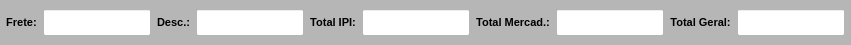
     <widget class="QWidget" name="widget_Cor4" native="true">
      <property name="minimumSize">
       <size>
        <width>0</width>
        <height>0</height>
       </size>
      </property>
      <property name="maximumSize">
       <size>
        <width>16777215</width>
        <height>45</height>
       </size>
      </property>
      <property name="styleSheet">
       <string notr="true">background-color: rgb(182, 182, 182);</string>
      </property>
      <layout class="QHBoxLayout" name="horizontalLayout_6">
       <property name="leftMargin">
        <number>0</number>
       </property>
       <property name="topMargin">
        <number>0</number>
       </property>
       <property name="rightMargin">
        <number>0</number>
       </property>
       <property name="bottomMargin">
        <number>0</number>
       </property>
       <item>
        <widget class="QWidget" name="widget_25" native="true">
         <layout class="QHBoxLayout" name="horizontalLayout_19">
          <property name="leftMargin">
           <number>6</number>
          </property>
          <property name="topMargin">
           <number>9</number>
          </property>
          <property name="rightMargin">
           <number>6</number>
          </property>
          <property name="bottomMargin">
           <number>9</number>
          </property>
          <item>
           <widget class="QLabel" name="label_43">
            <property name="minimumSize">
             <size>
              <width>0</width>
              <height>0</height>
             </size>
            </property>
            <property name="maximumSize">
             <size>
              <width>50</width>
              <height>16777215</height>
             </size>
            </property>
            <property name="font">
             <font>
              <pointsize>8</pointsize>
              <weight>75</weight>
              <bold>true</bold>
             </font>
            </property>
            <property name="text">
             <string>Frete:</string>
            </property>
            <property name="alignment">
             <set>Qt::AlignCenter</set>
            </property>
           </widget>
          </item>
          <item>
           <widget class="QLineEdit" name="line_Frete">
            <property name="sizePolicy">
             <sizepolicy hsizetype="Preferred" vsizetype="Preferred">
              <horstretch>0</horstretch>
              <verstretch>0</verstretch>
             </sizepolicy>
            </property>
            <property name="minimumSize">
             <size>
              <width>0</width>
              <height>0</height>
             </size>
            </property>
            <property name="maximumSize">
             <size>
              <width>16777215</width>
              <height>16777215</height>
             </size>
            </property>
            <property name="font">
             <font>
              <pointsize>8</pointsize>
              <weight>50</weight>
              <bold>false</bold>
             </font>
            </property>
            <property name="styleSheet">
             <string notr="true">background-color: rgb(255, 255, 255);</string>
            </property>
            <property name="alignment">
             <set>Qt::AlignCenter</set>
            </property>
           </widget>
          </item>
          <item>
           <widget class="QLabel" name="label_45">
            <property name="minimumSize">
             <size>
              <width>0</width>
              <height>0</height>
             </size>
            </property>
            <property name="maximumSize">
             <size>
              <width>45</width>
              <height>16777215</height>
             </size>
            </property>
            <property name="font">
             <font>
              <pointsize>8</pointsize>
              <weight>75</weight>
              <bold>true</bold>
             </font>
            </property>
            <property name="text">
             <string>Desc.:</string>
            </property>
            <property name="alignment">
             <set>Qt::AlignCenter</set>
            </property>
           </widget>
          </item>
          <item>
           <widget class="QLineEdit" name="line_Desconto">
            <property name="sizePolicy">
             <sizepolicy hsizetype="Preferred" vsizetype="Preferred">
              <horstretch>0</horstretch>
              <verstretch>0</verstretch>
             </sizepolicy>
            </property>
            <property name="minimumSize">
             <size>
              <width>0</width>
              <height>0</height>
             </size>
            </property>
            <property name="maximumSize">
             <size>
              <width>16777215</width>
              <height>16777215</height>
             </size>
            </property>
            <property name="font">
             <font>
              <pointsize>8</pointsize>
              <weight>50</weight>
              <bold>false</bold>
             </font>
            </property>
            <property name="styleSheet">
             <string notr="true">background-color: rgb(255, 255, 255);</string>
            </property>
            <property name="alignment">
             <set>Qt::AlignCenter</set>
            </property>
           </widget>
          </item>
          <item>
           <widget class="QLabel" name="label_46">
            <property name="minimumSize">
             <size>
              <width>0</width>
              <height>0</height>
             </size>
            </property>
            <property name="maximumSize">
             <size>
              <width>65</width>
              <height>16777215</height>
             </size>
            </property>
            <property name="font">
             <font>
              <pointsize>8</pointsize>
              <weight>75</weight>
              <bold>true</bold>
             </font>
            </property>
            <property name="text">
             <string>Total IPI:</string>
            </property>
            <property name="alignment">
             <set>Qt::AlignCenter</set>
            </property>
           </widget>
          </item>
          <item>
           <widget class="QLineEdit" name="line_Total_Ipi">
            <property name="sizePolicy">
             <sizepolicy hsizetype="Preferred" vsizetype="Preferred">
              <horstretch>0</horstretch>
              <verstretch>0</verstretch>
             </sizepolicy>
            </property>
            <property name="minimumSize">
             <size>
              <width>0</width>
              <height>0</height>
             </size>
            </property>
            <property name="maximumSize">
             <size>
              <width>16777215</width>
              <height>16777215</height>
             </size>
            </property>
            <property name="font">
             <font>
              <pointsize>8</pointsize>
             </font>
            </property>
            <property name="styleSheet">
             <string notr="true">background-color: rgb(255, 255, 255);</string>
            </property>
            <property name="alignment">
             <set>Qt::AlignCenter</set>
            </property>
           </widget>
          </item>
          <item>
           <widget class="QLabel" name="label_48">
            <property name="minimumSize">
             <size>
              <width>0</width>
              <height>0</height>
             </size>
            </property>
            <property name="maximumSize">
             <size>
              <width>95</width>
              <height>16777215</height>
             </size>
            </property>
            <property name="font">
             <font>
              <pointsize>8</pointsize>
              <weight>75</weight>
              <bold>true</bold>
             </font>
            </property>
            <property name="text">
             <string>Total Mercad.:</string>
            </property>
            <property name="alignment">
             <set>Qt::AlignCenter</set>
            </property>
           </widget>
          </item>
          <item>
           <widget class="QLineEdit" name="line_Total_Merc">
            <property name="sizePolicy">
             <sizepolicy hsizetype="Preferred" vsizetype="Preferred">
              <horstretch>0</horstretch>
              <verstretch>0</verstretch>
             </sizepolicy>
            </property>
            <property name="minimumSize">
             <size>
              <width>0</width>
              <height>0</height>
             </size>
            </property>
            <property name="maximumSize">
             <size>
              <width>110</width>
              <height>16777215</height>
             </size>
            </property>
            <property name="font">
             <font>
              <pointsize>8</pointsize>
             </font>
            </property>
            <property name="styleSheet">
             <string notr="true">background-color: rgb(255, 255, 255);</string>
            </property>
            <property name="alignment">
             <set>Qt::AlignCenter</set>
            </property>
           </widget>
          </item>
          <item>
           <widget class="QLabel" name="label_50">
            <property name="minimumSize">
             <size>
              <width>0</width>
              <height>0</height>
             </size>
            </property>
            <property name="maximumSize">
             <size>
              <width>80</width>
              <height>16777215</height>
             </size>
            </property>
            <property name="font">
             <font>
              <pointsize>8</pointsize>
              <weight>75</weight>
              <bold>true</bold>
             </font>
            </property>
            <property name="text">
             <string>Total Geral:</string>
            </property>
            <property name="alignment">
             <set>Qt::AlignCenter</set>
            </property>
           </widget>
          </item>
          <item>
           <widget class="QLineEdit" name="line_Total_Geral">
            <property name="sizePolicy">
             <sizepolicy hsizetype="Preferred" vsizetype="Preferred">
              <horstretch>0</horstretch>
              <verstretch>0</verstretch>
             </sizepolicy>
            </property>
            <property name="minimumSize">
             <size>
              <width>0</width>
              <height>0</height>
             </size>
            </property>
            <property name="maximumSize">
             <size>
              <width>16777215</width>
              <height>16777215</height>
             </size>
            </property>
            <property name="font">
             <font>
              <pointsize>8</pointsize>
             </font>
            </property>
            <property name="styleSheet">
             <string notr="true">background-color: rgb(255, 255, 255);</string>
            </property>
            <property name="alignment">
             <set>Qt::AlignCenter</set>
            </property>
           </widget>
          </item>
         </layout>
        </widget>
       </item>
      </layout>
     </widget>
